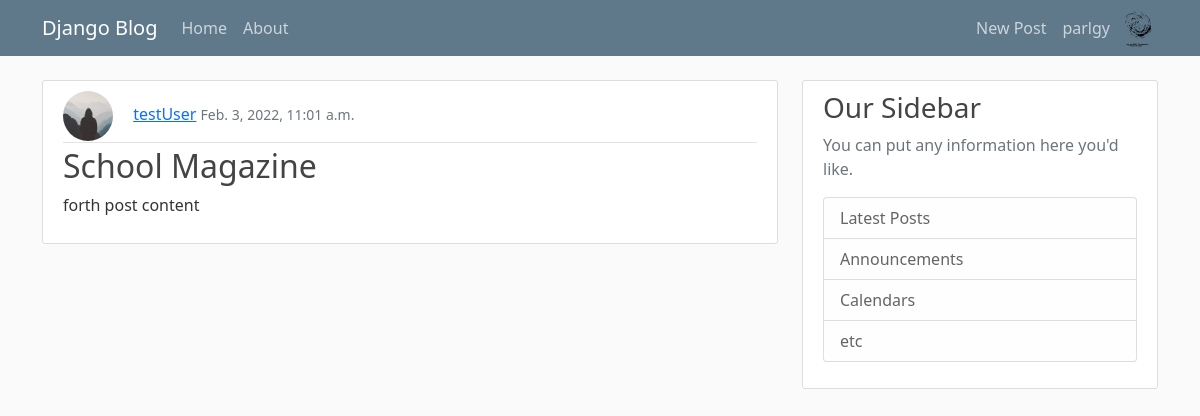
/post/6/ (signed in), run on the app's committed database.
### users/models.py (models this page shows, shortened)
class Profile(models.Model):
    user = models.OneToOneField(User, on_delete=models.CASCADE)
    image = models.ImageField(default='default.jpg', upload_to='profile_pics')

### blog/models.py (models this page shows, shortened)
class Post(models.Model):
    title = models.CharField(max_length=100)
    content = models.TextField()
    date_posted = models.DateTimeField(auto_now_add=timezone.now)
    author = models.ForeignKey(User, on_delete=models.CASCADE)

### blog/views.py (the view)
# urls.py: path('post/<int:pk>/', PostDetalView.as_view(), name='post-detail'), #looks for post_detail.html
class PostDetalView(DetailView):
    model = Post

### blog/templates/blog/post_detail.html (shortened to what this page needs)
{% extends 'blog/base.html' %}
{% block content %}
    <article class="media content-section flex">
        <div class="media-body">
          <div class="article-metadata d-flex justify-content-between">
              <div>
                <img class="rounded-circle article-img" src="{{ object.author.profile.image.url }}" style="width: 50px; height: 50px">
                <a class="mr-2" href="#">{{ object.author }}</a>
                <small class="text-muted">{{ object.date_posted }}</small>
              </div>
          </div>
          <h2 class="article-title">{{ object.title }}</h2>
          <p class="article-content">{{ object.content }}</p>
        </div>
      </article>
{% endblock %}

### blog/templates/blog/base.html (shortened to what this page needs)
{% load static %}
<!DOCTYPE html>
<html lang="en">
<head>
    <link href="https://cdn.jsdelivr.net/npm/bootstrap@5.1.3/dist/css/bootstrap.min.css" rel="stylesheet">
    <link rel="stylesheet" href="{% static 'blog/bootstrap-5.1.3-dist/css/bootstrap.min.css' %}"/>
    <link rel="stylesheet" type="text/css" href="{% static 'blog/main.css' %}">
</head>
<body>
    <header class="site-header">
        <nav class="navbar navbar-expand-md navbar-dark bg-steel fixed-top">
          <div class="container">
            <a class="navbar-brand mr-4" href="/">Django Blog</a>
            <div class="collapse navbar-collapse flex justify-content-between" id="navbarToggle">
              <div class="navbar-nav mr-auto">
                <a class="nav-item nav-link" href="{% url 'blog-home' %}">Home</a>
                <a class="nav-item nav-link" href="{% url 'blog-about' %}">About</a>
              </div>
              <div class="navbar-nav">
                {% if user.is_authenticated %}
                    <div class="mr-16">
                      <a class="nav-item nav-link" href="{% url 'post-create' %}">New Post</a>
                    </div>
                    <a href="{% url 'profile' %}" class="nav-item nav-link">{{user.username}}</a>
                    <a class="pl-8" href="{% url 'profile' %}"><img class="rounded-circle" src="{{ user.profile.image.url }}" style="width: 40px; height: 40px"></a>
                {% else %}
                    <a class="nav-item nav-link" href="{% url 'login' %}">Login</a>
                    <a class="nav-item nav-link" href="{% url 'register' %}">Register</a>
                {% endif %}
              </div>
            </div>
          </div>
        </nav>
      </header>
      <main role="main" class="container">
        <div class="row">
          <div class="col-md-8">
            {% block content %}{% endblock %}
          </div>
          <div class="col-md-4">
            <div class="content-section">
              <h3>Our Sidebar</h3>
              <p class='text-muted'>You can put any information here you'd like.</p>
                <ul class="list-group">
                  <li class="list-group-item list-group-item-light">Latest Posts</li>
                  <li class="list-group-item list-group-item-light">Announcements</li>
                  <li class="list-group-item list-group-item-light">Calendars</li>
                  <li class="list-group-item list-group-item-light">etc</li>
                </ul>
            </div>
          </div>
        </div>
      </main>
</body>
</html>

### blog/static/blog/main.css (style rules this page uses)
body { background: #fafafa; color: #333333; margin-top: 5rem; }
h1, h2, h3, h4, h5, h6 { color: #444444; }
ul { margin: 0; }
.bg-steel { background-color: #5f788a; }
.site-header .navbar-nav .nav-link { color: #cbd5db; }
.content-section { background: #ffffff; padding: 10px 20px; border: 1px solid #dddddd; border-radius: 3px; margin-bottom: 20px; }
.article-title { color: #444444; }
.article-content { white-space: pre-line; }
.article-img { height: 65px; width: 65px; margin-right: 16px; }
.article-metadata { padding-bottom: 1px; margin-bottom: 4px; border-bottom: 1px solid #e3e3e3 }

### data on the page
Post: author.profile.image (placeholder picture), author "testUser", date_posted "Feb. 3, 2022, 11:01 a.m.", title "School Magazine", content "forth post content"

### other printed values
{{ user.username }} "parlgy"
